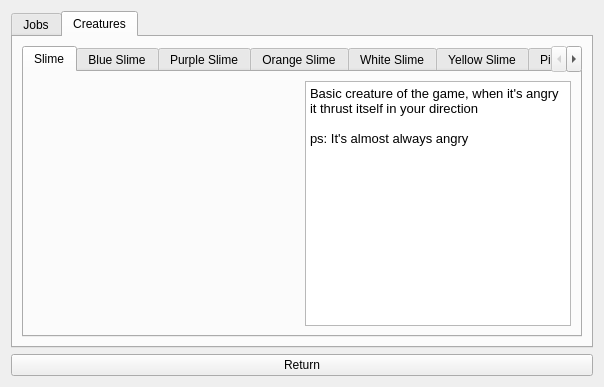
<?xml version="1.0" encoding="UTF-8"?>
<ui version="4.0">
 <class>LibraryWidget</class>
 <widget class="QWidget" name="LibraryWidget">
  <property name="geometry">
   <rect>
    <x>0</x>
    <y>0</y>
    <width>604</width>
    <height>387</height>
   </rect>
  </property>
  <property name="windowTitle">
   <string>Form</string>
  </property>
  <layout class="QGridLayout" name="gridLayout">
   <item row="0" column="0">
    <widget class="QTabWidget" name="tabWidget">
     <property name="currentIndex">
      <number>1</number>
     </property>
     <widget class="QWidget" name="tab">
      <attribute name="title">
       <string>Jobs</string>
      </attribute>
      <layout class="QGridLayout" name="gridLayout_3">
       <item row="0" column="0">
        <widget class="QTabWidget" name="jobTabWidget">
         <property name="currentIndex">
          <number>2</number>
         </property>
         <widget class="QWidget" name="widget">
          <attribute name="title">
           <string>Fighter</string>
          </attribute>
          <layout class="QGridLayout" name="gridLayout_4">
           <item row="0" column="0">
            <spacer name="verticalSpacer_3">
             <property name="orientation">
              <enum>Qt::Vertical</enum>
             </property>
             <property name="sizeHint" stdset="0">
              <size>
               <width>20</width>
               <height>40</height>
              </size>
             </property>
            </spacer>
           </item>
           <item row="3" column="0">
            <spacer name="horizontalSpacer_2">
             <property name="orientation">
              <enum>Qt::Horizontal</enum>
             </property>
             <property name="sizeHint" stdset="0">
              <size>
               <width>40</width>
               <height>20</height>
              </size>
             </property>
            </spacer>
           </item>
           <item row="1" column="0" alignment="Qt::AlignHCenter">
            <widget class="QLabel" name="label_2">
             <property name="text">
              <string>&lt;html&gt;&lt;head/&gt;&lt;body&gt;&lt;p&gt;&lt;img src=&quot;:/fighter_attack_2.png&quot;/&gt;&lt;/p&gt;&lt;/body&gt;&lt;/html&gt;</string>
             </property>
            </widget>
           </item>
           <item row="2" column="0">
            <spacer name="verticalSpacer_4">
             <property name="orientation">
              <enum>Qt::Vertical</enum>
             </property>
             <property name="sizeHint" stdset="0">
              <size>
               <width>20</width>
               <height>40</height>
              </size>
             </property>
            </spacer>
           </item>
           <item row="0" column="1" rowspan="4">
            <widget class="QTextBrowser" name="textBrowser_2">
             <property name="html">
              <string>&lt;!DOCTYPE HTML PUBLIC &quot;-//W3C//DTD HTML 4.0//EN&quot; &quot;http://www.w3.org/TR/REC-html40/strict.dtd&quot;&gt;
&lt;html&gt;&lt;head&gt;&lt;meta name=&quot;qrichtext&quot; content=&quot;1&quot; /&gt;&lt;style type=&quot;text/css&quot;&gt;
p, li { white-space: pre-wrap; }
&lt;/style&gt;&lt;/head&gt;&lt;body style=&quot; font-family:'Noto Sans'; font-size:10pt; font-weight:400; font-style:normal;&quot;&gt;
&lt;p style=&quot; margin-top:12px; margin-bottom:12px; margin-left:0px; margin-right:0px; -qt-block-indent:0; text-indent:0px;&quot;&gt;Fighter is the base job in the game.&lt;/p&gt;
&lt;p style=&quot; margin-top:12px; margin-bottom:12px; margin-left:0px; margin-right:0px; -qt-block-indent:0; text-indent:0px;&quot;&gt;Skills:&lt;/p&gt;
&lt;p style=&quot; margin-top:12px; margin-bottom:12px; margin-left:0px; margin-right:0px; -qt-block-indent:0; text-indent:0px;&quot;&gt;Walk - Walk for a certain amount&lt;/p&gt;
&lt;p style=&quot; margin-top:12px; margin-bottom:12px; margin-left:0px; margin-right:0px; -qt-block-indent:0; text-indent:0px;&quot;&gt;Basic Attack - Short range directional attack&lt;/p&gt;
&lt;p style=&quot; margin-top:12px; margin-bottom:12px; margin-left:0px; margin-right:0px; -qt-block-indent:0; text-indent:0px;&quot;&gt;Main Attributes: STR, VIT&lt;/p&gt;
&lt;p style=&quot; margin-top:12px; margin-bottom:12px; margin-left:0px; margin-right:0px; -qt-block-indent:0; text-indent:0px;&quot;&gt;Minor Attributes: WIS&lt;/p&gt;
&lt;p style=&quot; margin-top:12px; margin-bottom:12px; margin-left:0px; margin-right:0px; -qt-block-indent:0; text-indent:0px;&quot;&gt;&lt;br /&gt;&lt;/p&gt;&lt;/body&gt;&lt;/html&gt;</string>
             </property>
            </widget>
           </item>
          </layout>
         </widget>
         <widget class="QWidget" name="tab_6">
          <attribute name="title">
           <string>Ninja</string>
          </attribute>
          <layout class="QGridLayout" name="gridLayout_5">
           <item row="2" column="0" alignment="Qt::AlignHCenter">
            <widget class="QLabel" name="label_3">
             <property name="text">
              <string>&lt;html&gt;&lt;head/&gt;&lt;body&gt;&lt;p&gt;&lt;img src=&quot;:/ninja_idle.png&quot;/&gt;&lt;/p&gt;&lt;/body&gt;&lt;/html&gt;</string>
             </property>
            </widget>
           </item>
           <item row="4" column="0">
            <spacer name="horizontalSpacer">
             <property name="orientation">
              <enum>Qt::Horizontal</enum>
             </property>
             <property name="sizeHint" stdset="0">
              <size>
               <width>40</width>
               <height>20</height>
              </size>
             </property>
            </spacer>
           </item>
           <item row="3" column="0">
            <spacer name="verticalSpacer">
             <property name="orientation">
              <enum>Qt::Vertical</enum>
             </property>
             <property name="sizeHint" stdset="0">
              <size>
               <width>20</width>
               <height>40</height>
              </size>
             </property>
            </spacer>
           </item>
           <item row="1" column="0">
            <spacer name="verticalSpacer_2">
             <property name="orientation">
              <enum>Qt::Vertical</enum>
             </property>
             <property name="sizeHint" stdset="0">
              <size>
               <width>20</width>
               <height>40</height>
              </size>
             </property>
            </spacer>
           </item>
           <item row="1" column="1" rowspan="4">
            <widget class="QTextBrowser" name="textBrowser">
             <property name="html">
              <string>&lt;!DOCTYPE HTML PUBLIC &quot;-//W3C//DTD HTML 4.0//EN&quot; &quot;http://www.w3.org/TR/REC-html40/strict.dtd&quot;&gt;
&lt;html&gt;&lt;head&gt;&lt;meta name=&quot;qrichtext&quot; content=&quot;1&quot; /&gt;&lt;style type=&quot;text/css&quot;&gt;
p, li { white-space: pre-wrap; }
&lt;/style&gt;&lt;/head&gt;&lt;body style=&quot; font-family:'Noto Sans'; font-size:10pt; font-weight:400; font-style:normal;&quot;&gt;
&lt;p style=&quot; margin-top:12px; margin-bottom:12px; margin-left:0px; margin-right:0px; -qt-block-indent:0; text-indent:0px;&quot;&gt;Ninja is a class focused in speed and evading damage&lt;/p&gt;
&lt;p style=&quot; margin-top:12px; margin-bottom:12px; margin-left:0px; margin-right:0px; -qt-block-indent:0; text-indent:0px;&quot;&gt;Skills:&lt;/p&gt;
&lt;p style=&quot; margin-top:12px; margin-bottom:12px; margin-left:0px; margin-right:0px; -qt-block-indent:0; text-indent:0px;&quot;&gt;Walk - Walk for a certain amount&lt;/p&gt;
&lt;p style=&quot; margin-top:12px; margin-bottom:12px; margin-left:0px; margin-right:0px; -qt-block-indent:0; text-indent:0px;&quot;&gt;Basic Attack - Short range directional attack&lt;/p&gt;
&lt;p style=&quot; margin-top:12px; margin-bottom:12px; margin-left:0px; margin-right:0px; -qt-block-indent:0; text-indent:0px;&quot;&gt;Flee - Teleport to a random place in the map ( 1 energy )&lt;/p&gt;
&lt;p style=&quot; margin-top:12px; margin-bottom:12px; margin-left:0px; margin-right:0px; -qt-block-indent:0; text-indent:0px;&quot;&gt;Last Escape ON/OFF: Add of remove the 'Last Escape' effect, when the effect is applied the ninja will flee from attacks and will lose 10 energy, if there is no enough energy, the escape will not be performed&lt;/p&gt;
&lt;p style=&quot; margin-top:12px; margin-bottom:12px; margin-left:0px; margin-right:0px; -qt-block-indent:0; text-indent:0px;&quot;&gt;Main Attributes: DEX, AGI&lt;/p&gt;
&lt;p style=&quot; margin-top:12px; margin-bottom:12px; margin-left:0px; margin-right:0px; -qt-block-indent:0; text-indent:0px;&quot;&gt;Minor Attributes: STR, WIS&lt;/p&gt;
&lt;p style=&quot; margin-top:12px; margin-bottom:12px; margin-left:0px; margin-right:0px; -qt-block-indent:0; text-indent:0px;&quot;&gt;&lt;br /&gt;&lt;/p&gt;&lt;/body&gt;&lt;/html&gt;</string>
             </property>
            </widget>
           </item>
          </layout>
         </widget>
         <widget class="QWidget" name="tab_7">
          <attribute name="title">
           <string>Knight</string>
          </attribute>
          <layout class="QGridLayout" name="gridLayout_6">
           <item row="0" column="0">
            <spacer name="verticalSpacer_5">
             <property name="orientation">
              <enum>Qt::Vertical</enum>
             </property>
             <property name="sizeHint" stdset="0">
              <size>
               <width>20</width>
               <height>40</height>
              </size>
             </property>
            </spacer>
           </item>
           <item row="2" column="0">
            <spacer name="verticalSpacer_6">
             <property name="orientation">
              <enum>Qt::Vertical</enum>
             </property>
             <property name="sizeHint" stdset="0">
              <size>
               <width>20</width>
               <height>40</height>
              </size>
             </property>
            </spacer>
           </item>
           <item row="1" column="0" alignment="Qt::AlignHCenter">
            <widget class="QLabel" name="label">
             <property name="text">
              <string>&lt;html&gt;&lt;head/&gt;&lt;body&gt;&lt;p&gt;&lt;img src=&quot;:/knight_attack_1.png&quot;/&gt;&lt;/p&gt;&lt;/body&gt;&lt;/html&gt;</string>
             </property>
            </widget>
           </item>
           <item row="3" column="0">
            <spacer name="horizontalSpacer_3">
             <property name="orientation">
              <enum>Qt::Horizontal</enum>
             </property>
             <property name="sizeHint" stdset="0">
              <size>
               <width>40</width>
               <height>20</height>
              </size>
             </property>
            </spacer>
           </item>
           <item row="0" column="1" rowspan="4">
            <widget class="QTextBrowser" name="textBrowser_3">
             <property name="html">
              <string>&lt;!DOCTYPE HTML PUBLIC &quot;-//W3C//DTD HTML 4.0//EN&quot; &quot;http://www.w3.org/TR/REC-html40/strict.dtd&quot;&gt;
&lt;html&gt;&lt;head&gt;&lt;meta name=&quot;qrichtext&quot; content=&quot;1&quot; /&gt;&lt;style type=&quot;text/css&quot;&gt;
p, li { white-space: pre-wrap; }
&lt;/style&gt;&lt;/head&gt;&lt;body style=&quot; font-family:'Noto Sans'; font-size:10pt; font-weight:400; font-style:normal;&quot;&gt;
&lt;p style=&quot; margin-top:12px; margin-bottom:12px; margin-left:0px; margin-right:0px; -qt-block-indent:0; text-indent:0px;&quot;&gt;Knight is a job focused in defense, it has a large amount of health&lt;/p&gt;
&lt;p style=&quot; margin-top:12px; margin-bottom:12px; margin-left:0px; margin-right:0px; -qt-block-indent:0; text-indent:0px;&quot;&gt;Skills:&lt;/p&gt;
&lt;p style=&quot; margin-top:12px; margin-bottom:12px; margin-left:0px; margin-right:0px; -qt-block-indent:0; text-indent:0px;&quot;&gt;Walk - Walk for a certain amount&lt;/p&gt;
&lt;p style=&quot; margin-top:12px; margin-bottom:12px; margin-left:0px; margin-right:0px; -qt-block-indent:0; text-indent:0px;&quot;&gt;Basic Attack - Medium range directional attack&lt;/p&gt;
&lt;p style=&quot; margin-top:12px; margin-bottom:12px; margin-left:0px; margin-right:0px; -qt-block-indent:0; text-indent:0px;&quot;&gt;Rage  - Increase speed for short amoun of a time (5 energy)&lt;/p&gt;
&lt;p style=&quot; margin-top:12px; margin-bottom:12px; margin-left:0px; margin-right:0px; -qt-block-indent:0; text-indent:0px;&quot;&gt;Main Attributes: VIT, STR&lt;/p&gt;
&lt;p style=&quot; margin-top:12px; margin-bottom:12px; margin-left:0px; margin-right:0px; -qt-block-indent:0; text-indent:0px;&quot;&gt;Minor Attributes: DEX, WIS&lt;/p&gt;
&lt;p style=&quot; margin-top:12px; margin-bottom:12px; margin-left:0px; margin-right:0px; -qt-block-indent:0; text-indent:0px;&quot;&gt;obs: Strenght affects a Knight's speed, but it's effect is proportional to Agility&lt;br /&gt;&lt;/p&gt;&lt;/body&gt;&lt;/html&gt;</string>
             </property>
            </widget>
           </item>
          </layout>
         </widget>
        </widget>
       </item>
      </layout>
     </widget>
     <widget class="QWidget" name="tab_2">
      <attribute name="title">
       <string>Creatures</string>
      </attribute>
      <layout class="QGridLayout" name="gridLayout_2">
       <item row="0" column="0">
        <widget class="QTabWidget" name="creatureTabWidget">
         <property name="currentIndex">
          <number>0</number>
         </property>
         <widget class="QWidget" name="tab_8">
          <attribute name="title">
           <string>Slime</string>
          </attribute>
          <layout class="QGridLayout" name="gridLayout_7">
           <item row="1" column="0" alignment="Qt::AlignHCenter">
            <widget class="QLabel" name="label_4">
             <property name="text">
              <string>&lt;html&gt;&lt;head/&gt;&lt;body&gt;&lt;p&gt;&lt;img src=&quot;:/green_slime_library_img.png&quot;/&gt;&lt;/p&gt;&lt;/body&gt;&lt;/html&gt;</string>
             </property>
            </widget>
           </item>
           <item row="2" column="0">
            <spacer name="verticalSpacer_7">
             <property name="orientation">
              <enum>Qt::Vertical</enum>
             </property>
             <property name="sizeHint" stdset="0">
              <size>
               <width>20</width>
               <height>40</height>
              </size>
             </property>
            </spacer>
           </item>
           <item row="3" column="0">
            <spacer name="horizontalSpacer_4">
             <property name="orientation">
              <enum>Qt::Horizontal</enum>
             </property>
             <property name="sizeHint" stdset="0">
              <size>
               <width>40</width>
               <height>20</height>
              </size>
             </property>
            </spacer>
           </item>
           <item row="0" column="0">
            <spacer name="verticalSpacer_8">
             <property name="orientation">
              <enum>Qt::Vertical</enum>
             </property>
             <property name="sizeHint" stdset="0">
              <size>
               <width>20</width>
               <height>40</height>
              </size>
             </property>
            </spacer>
           </item>
           <item row="0" column="1" rowspan="4">
            <widget class="QTextBrowser" name="textBrowser_4">
             <property name="html">
              <string>&lt;!DOCTYPE HTML PUBLIC &quot;-//W3C//DTD HTML 4.0//EN&quot; &quot;http://www.w3.org/TR/REC-html40/strict.dtd&quot;&gt;
&lt;html&gt;&lt;head&gt;&lt;meta name=&quot;qrichtext&quot; content=&quot;1&quot; /&gt;&lt;style type=&quot;text/css&quot;&gt;
p, li { white-space: pre-wrap; }
&lt;/style&gt;&lt;/head&gt;&lt;body style=&quot; font-family:'Noto Sans'; font-size:10pt; font-weight:400; font-style:normal;&quot;&gt;
&lt;p style=&quot; margin-top:0px; margin-bottom:0px; margin-left:0px; margin-right:0px; -qt-block-indent:0; text-indent:0px;&quot;&gt;Basic creature of the game, when it's angry it thrust itself in your direction&lt;/p&gt;
&lt;p style=&quot;-qt-paragraph-type:empty; margin-top:0px; margin-bottom:0px; margin-left:0px; margin-right:0px; -qt-block-indent:0; text-indent:0px;&quot;&gt;&lt;br /&gt;&lt;/p&gt;
&lt;p style=&quot; margin-top:0px; margin-bottom:0px; margin-left:0px; margin-right:0px; -qt-block-indent:0; text-indent:0px;&quot;&gt;ps: It's almost always angry&lt;/p&gt;&lt;/body&gt;&lt;/html&gt;</string>
             </property>
            </widget>
           </item>
          </layout>
         </widget>
         <widget class="QWidget" name="tab_9">
          <attribute name="title">
           <string>Blue Slime</string>
          </attribute>
          <layout class="QGridLayout" name="gridLayout_8">
           <item row="2" column="0">
            <spacer name="verticalSpacer_10">
             <property name="orientation">
              <enum>Qt::Vertical</enum>
             </property>
             <property name="sizeHint" stdset="0">
              <size>
               <width>20</width>
               <height>40</height>
              </size>
             </property>
            </spacer>
           </item>
           <item row="1" column="0" alignment="Qt::AlignHCenter">
            <widget class="QLabel" name="label_6">
             <property name="text">
              <string>&lt;html&gt;&lt;head/&gt;&lt;body&gt;&lt;p&gt;&lt;img src=&quot;:/blue_slime_library_img.png&quot;/&gt;&lt;/p&gt;&lt;/body&gt;&lt;/html&gt;</string>
             </property>
            </widget>
           </item>
           <item row="0" column="0">
            <spacer name="verticalSpacer_9">
             <property name="orientation">
              <enum>Qt::Vertical</enum>
             </property>
             <property name="sizeHint" stdset="0">
              <size>
               <width>20</width>
               <height>40</height>
              </size>
             </property>
            </spacer>
           </item>
           <item row="3" column="0">
            <spacer name="horizontalSpacer_5">
             <property name="orientation">
              <enum>Qt::Horizontal</enum>
             </property>
             <property name="sizeHint" stdset="0">
              <size>
               <width>40</width>
               <height>20</height>
              </size>
             </property>
            </spacer>
           </item>
           <item row="0" column="1" rowspan="4">
            <widget class="QTextBrowser" name="textBrowser_5">
             <property name="html">
              <string>&lt;!DOCTYPE HTML PUBLIC &quot;-//W3C//DTD HTML 4.0//EN&quot; &quot;http://www.w3.org/TR/REC-html40/strict.dtd&quot;&gt;
&lt;html&gt;&lt;head&gt;&lt;meta name=&quot;qrichtext&quot; content=&quot;1&quot; /&gt;&lt;style type=&quot;text/css&quot;&gt;
p, li { white-space: pre-wrap; }
&lt;/style&gt;&lt;/head&gt;&lt;body style=&quot; font-family:'Noto Sans'; font-size:10pt; font-weight:400; font-style:normal;&quot;&gt;
&lt;p style=&quot; margin-top:0px; margin-bottom:0px; margin-left:0px; margin-right:0px; -qt-block-indent:0; text-indent:0px;&quot;&gt;aka: Fast Slime&lt;/p&gt;
&lt;p style=&quot; margin-top:0px; margin-bottom:0px; margin-left:0px; margin-right:0px; -qt-block-indent:0; text-indent:0px;&quot;&gt;They're very similar to nomal slimes, but they're faster&lt;/p&gt;&lt;/body&gt;&lt;/html&gt;</string>
             </property>
            </widget>
           </item>
          </layout>
         </widget>
         <widget class="QWidget" name="tab_10">
          <attribute name="title">
           <string>Purple Slime</string>
          </attribute>
          <layout class="QGridLayout" name="gridLayout_9">
           <item row="1" column="0" alignment="Qt::AlignHCenter">
            <widget class="QLabel" name="label_5">
             <property name="text">
              <string>&lt;html&gt;&lt;head/&gt;&lt;body&gt;&lt;p&gt;&lt;img src=&quot;:/purple_slime_library_img.png&quot;/&gt;&lt;/p&gt;&lt;/body&gt;&lt;/html&gt;</string>
             </property>
            </widget>
           </item>
           <item row="0" column="0">
            <spacer name="verticalSpacer_11">
             <property name="orientation">
              <enum>Qt::Vertical</enum>
             </property>
             <property name="sizeHint" stdset="0">
              <size>
               <width>20</width>
               <height>40</height>
              </size>
             </property>
            </spacer>
           </item>
           <item row="3" column="0">
            <spacer name="horizontalSpacer_6">
             <property name="orientation">
              <enum>Qt::Horizontal</enum>
             </property>
             <property name="sizeHint" stdset="0">
              <size>
               <width>40</width>
               <height>20</height>
              </size>
             </property>
            </spacer>
           </item>
           <item row="2" column="0">
            <spacer name="verticalSpacer_12">
             <property name="orientation">
              <enum>Qt::Vertical</enum>
             </property>
             <property name="sizeHint" stdset="0">
              <size>
               <width>20</width>
               <height>40</height>
              </size>
             </property>
            </spacer>
           </item>
           <item row="0" column="1" rowspan="4">
            <widget class="QTextBrowser" name="textBrowser_6">
             <property name="html">
              <string>&lt;!DOCTYPE HTML PUBLIC &quot;-//W3C//DTD HTML 4.0//EN&quot; &quot;http://www.w3.org/TR/REC-html40/strict.dtd&quot;&gt;
&lt;html&gt;&lt;head&gt;&lt;meta name=&quot;qrichtext&quot; content=&quot;1&quot; /&gt;&lt;style type=&quot;text/css&quot;&gt;
p, li { white-space: pre-wrap; }
&lt;/style&gt;&lt;/head&gt;&lt;body style=&quot; font-family:'Noto Sans'; font-size:10pt; font-weight:400; font-style:normal;&quot;&gt;
&lt;p style=&quot; margin-top:0px; margin-bottom:0px; margin-left:0px; margin-right:0px; -qt-block-indent:0; text-indent:0px;&quot;&gt;aka: Immortal Slime&lt;/p&gt;
&lt;p style=&quot; margin-top:0px; margin-bottom:0px; margin-left:0px; margin-right:0px; -qt-block-indent:0; text-indent:0px;&quot;&gt;They are very difficult to kill, but they are harmless, even if they want to hit you they are to slow to do it&lt;/p&gt;&lt;/body&gt;&lt;/html&gt;</string>
             </property>
            </widget>
           </item>
          </layout>
         </widget>
         <widget class="QWidget" name="tab_11">
          <attribute name="title">
           <string>Orange Slime</string>
          </attribute>
          <layout class="QGridLayout" name="gridLayout_10">
           <item row="0" column="0">
            <spacer name="verticalSpacer_14">
             <property name="orientation">
              <enum>Qt::Vertical</enum>
             </property>
             <property name="sizeHint" stdset="0">
              <size>
               <width>20</width>
               <height>40</height>
              </size>
             </property>
            </spacer>
           </item>
           <item row="1" column="0" alignment="Qt::AlignHCenter">
            <widget class="QLabel" name="label_7">
             <property name="text">
              <string>&lt;html&gt;&lt;head/&gt;&lt;body&gt;&lt;p&gt;&lt;img src=&quot;:/orange_slime_library_img.png&quot;/&gt;&lt;/p&gt;&lt;/body&gt;&lt;/html&gt;</string>
             </property>
            </widget>
           </item>
           <item row="2" column="0">
            <spacer name="verticalSpacer_13">
             <property name="orientation">
              <enum>Qt::Vertical</enum>
             </property>
             <property name="sizeHint" stdset="0">
              <size>
               <width>20</width>
               <height>40</height>
              </size>
             </property>
            </spacer>
           </item>
           <item row="3" column="0">
            <spacer name="horizontalSpacer_7">
             <property name="orientation">
              <enum>Qt::Horizontal</enum>
             </property>
             <property name="sizeHint" stdset="0">
              <size>
               <width>40</width>
               <height>20</height>
              </size>
             </property>
            </spacer>
           </item>
           <item row="0" column="1" rowspan="4">
            <widget class="QTextBrowser" name="textBrowser_7">
             <property name="html">
              <string>&lt;!DOCTYPE HTML PUBLIC &quot;-//W3C//DTD HTML 4.0//EN&quot; &quot;http://www.w3.org/TR/REC-html40/strict.dtd&quot;&gt;
&lt;html&gt;&lt;head&gt;&lt;meta name=&quot;qrichtext&quot; content=&quot;1&quot; /&gt;&lt;style type=&quot;text/css&quot;&gt;
p, li { white-space: pre-wrap; }
&lt;/style&gt;&lt;/head&gt;&lt;body style=&quot; font-family:'Noto Sans'; font-size:10pt; font-weight:400; font-style:normal;&quot;&gt;
&lt;p style=&quot; margin-top:0px; margin-bottom:0px; margin-left:0px; margin-right:0px; -qt-block-indent:0; text-indent:0px;&quot;&gt;aka: Crazy Slime&lt;/p&gt;
&lt;p style=&quot; margin-top:0px; margin-bottom:0px; margin-left:0px; margin-right:0px; -qt-block-indent:0; text-indent:0px;&quot;&gt;These slimes seems to have some problems, anything they have no sense at all&lt;/p&gt;&lt;/body&gt;&lt;/html&gt;</string>
             </property>
            </widget>
           </item>
          </layout>
         </widget>
         <widget class="QWidget" name="tab_12">
          <attribute name="title">
           <string>White Slime</string>
          </attribute>
          <layout class="QGridLayout" name="gridLayout_11">
           <item row="3" column="0">
            <spacer name="horizontalSpacer_8">
             <property name="orientation">
              <enum>Qt::Horizontal</enum>
             </property>
             <property name="sizeHint" stdset="0">
              <size>
               <width>40</width>
               <height>20</height>
              </size>
             </property>
            </spacer>
           </item>
           <item row="0" column="0">
            <spacer name="verticalSpacer_15">
             <property name="orientation">
              <enum>Qt::Vertical</enum>
             </property>
             <property name="sizeHint" stdset="0">
              <size>
               <width>20</width>
               <height>40</height>
              </size>
             </property>
            </spacer>
           </item>
           <item row="1" column="0" alignment="Qt::AlignHCenter">
            <widget class="QLabel" name="label_8">
             <property name="text">
              <string>&lt;html&gt;&lt;head/&gt;&lt;body&gt;&lt;p&gt;&lt;img src=&quot;:/white_slime_library_img.png&quot;/&gt;&lt;/p&gt;&lt;/body&gt;&lt;/html&gt;</string>
             </property>
            </widget>
           </item>
           <item row="2" column="0">
            <spacer name="verticalSpacer_16">
             <property name="orientation">
              <enum>Qt::Vertical</enum>
             </property>
             <property name="sizeHint" stdset="0">
              <size>
               <width>20</width>
               <height>40</height>
              </size>
             </property>
            </spacer>
           </item>
           <item row="0" column="1" rowspan="4">
            <widget class="QTextBrowser" name="textBrowser_8">
             <property name="html">
              <string>&lt;!DOCTYPE HTML PUBLIC &quot;-//W3C//DTD HTML 4.0//EN&quot; &quot;http://www.w3.org/TR/REC-html40/strict.dtd&quot;&gt;
&lt;html&gt;&lt;head&gt;&lt;meta name=&quot;qrichtext&quot; content=&quot;1&quot; /&gt;&lt;style type=&quot;text/css&quot;&gt;
p, li { white-space: pre-wrap; }
&lt;/style&gt;&lt;/head&gt;&lt;body style=&quot; font-family:'Noto Sans'; font-size:10pt; font-weight:400; font-style:normal;&quot;&gt;
&lt;p style=&quot; margin-top:0px; margin-bottom:0px; margin-left:0px; margin-right:0px; -qt-block-indent:0; text-indent:0px;&quot;&gt;aka: Ghost Slime&lt;/p&gt;
&lt;p style=&quot; margin-top:0px; margin-bottom:0px; margin-left:0px; margin-right:0px; -qt-block-indent:0; text-indent:0px;&quot;&gt;These slimes are extremely fast, it's very hard to hit them, fortunately one hit normally is enough&lt;/p&gt;&lt;/body&gt;&lt;/html&gt;</string>
             </property>
            </widget>
           </item>
          </layout>
         </widget>
         <widget class="QWidget" name="tab_3">
          <attribute name="title">
           <string>Yellow Slime</string>
          </attribute>
          <layout class="QGridLayout" name="gridLayout_12">
           <item row="1" column="0" alignment="Qt::AlignHCenter">
            <widget class="QLabel" name="label_9">
             <property name="text">
              <string>&lt;html&gt;&lt;head/&gt;&lt;body&gt;&lt;p&gt;&lt;img src=&quot;:/yellow_slime_library_img.png&quot;/&gt;&lt;/p&gt;&lt;/body&gt;&lt;/html&gt;</string>
             </property>
            </widget>
           </item>
           <item row="2" column="0">
            <spacer name="verticalSpacer_18">
             <property name="orientation">
              <enum>Qt::Vertical</enum>
             </property>
             <property name="sizeHint" stdset="0">
              <size>
               <width>20</width>
               <height>40</height>
              </size>
             </property>
            </spacer>
           </item>
           <item row="0" column="0">
            <spacer name="verticalSpacer_17">
             <property name="orientation">
              <enum>Qt::Vertical</enum>
             </property>
             <property name="sizeHint" stdset="0">
              <size>
               <width>20</width>
               <height>40</height>
              </size>
             </property>
            </spacer>
           </item>
           <item row="3" column="0">
            <spacer name="horizontalSpacer_9">
             <property name="orientation">
              <enum>Qt::Horizontal</enum>
             </property>
             <property name="sizeHint" stdset="0">
              <size>
               <width>40</width>
               <height>20</height>
              </size>
             </property>
            </spacer>
           </item>
           <item row="0" column="1" rowspan="4">
            <widget class="QTextBrowser" name="textBrowser_9">
             <property name="html">
              <string>&lt;!DOCTYPE HTML PUBLIC &quot;-//W3C//DTD HTML 4.0//EN&quot; &quot;http://www.w3.org/TR/REC-html40/strict.dtd&quot;&gt;
&lt;html&gt;&lt;head&gt;&lt;meta name=&quot;qrichtext&quot; content=&quot;1&quot; /&gt;&lt;style type=&quot;text/css&quot;&gt;
p, li { white-space: pre-wrap; }
&lt;/style&gt;&lt;/head&gt;&lt;body style=&quot; font-family:'Noto Sans'; font-size:10pt; font-weight:400; font-style:normal;&quot;&gt;
&lt;p style=&quot; margin-top:0px; margin-bottom:0px; margin-left:0px; margin-right:0px; -qt-block-indent:0; text-indent:0px;&quot;&gt;aka: Timid Slime&lt;/p&gt;
&lt;p style=&quot; margin-top:0px; margin-bottom:0px; margin-left:0px; margin-right:0px; -qt-block-indent:0; text-indent:0px;&quot;&gt;These ones are very similar to normal slimes, they're just a little bit more timids&lt;/p&gt;&lt;/body&gt;&lt;/html&gt;</string>
             </property>
            </widget>
           </item>
          </layout>
         </widget>
         <widget class="QWidget" name="tab_4">
          <attribute name="title">
           <string>Pink Slime</string>
          </attribute>
          <layout class="QGridLayout" name="gridLayout_13">
           <item row="1" column="0" alignment="Qt::AlignHCenter">
            <widget class="QLabel" name="label_10">
             <property name="text">
              <string>&lt;html&gt;&lt;head/&gt;&lt;body&gt;&lt;p&gt;&lt;img src=&quot;:/pink_slime_library_img.png&quot;/&gt;&lt;/p&gt;&lt;/body&gt;&lt;/html&gt;</string>
             </property>
            </widget>
           </item>
           <item row="2" column="0">
            <spacer name="verticalSpacer_19">
             <property name="orientation">
              <enum>Qt::Vertical</enum>
             </property>
             <property name="sizeHint" stdset="0">
              <size>
               <width>20</width>
               <height>40</height>
              </size>
             </property>
            </spacer>
           </item>
           <item row="3" column="0">
            <spacer name="horizontalSpacer_10">
             <property name="orientation">
              <enum>Qt::Horizontal</enum>
             </property>
             <property name="sizeHint" stdset="0">
              <size>
               <width>40</width>
               <height>20</height>
              </size>
             </property>
            </spacer>
           </item>
           <item row="0" column="0">
            <spacer name="verticalSpacer_20">
             <property name="orientation">
              <enum>Qt::Vertical</enum>
             </property>
             <property name="sizeHint" stdset="0">
              <size>
               <width>20</width>
               <height>40</height>
              </size>
             </property>
            </spacer>
           </item>
           <item row="0" column="1" rowspan="4">
            <widget class="QTextBrowser" name="textBrowser_10">
             <property name="html">
              <string>&lt;!DOCTYPE HTML PUBLIC &quot;-//W3C//DTD HTML 4.0//EN&quot; &quot;http://www.w3.org/TR/REC-html40/strict.dtd&quot;&gt;
&lt;html&gt;&lt;head&gt;&lt;meta name=&quot;qrichtext&quot; content=&quot;1&quot; /&gt;&lt;style type=&quot;text/css&quot;&gt;
p, li { white-space: pre-wrap; }
&lt;/style&gt;&lt;/head&gt;&lt;body style=&quot; font-family:'Noto Sans'; font-size:10pt; font-weight:400; font-style:normal;&quot;&gt;
&lt;p style=&quot; margin-top:0px; margin-bottom:0px; margin-left:0px; margin-right:0px; -qt-block-indent:0; text-indent:0px;&quot;&gt;aka: Pacific Slime&lt;/p&gt;
&lt;p style=&quot; margin-top:0px; margin-bottom:0px; margin-left:0px; margin-right:0px; -qt-block-indent:0; text-indent:0px;&quot;&gt;They do not attack first, but they are able to defend themselves&lt;/p&gt;&lt;/body&gt;&lt;/html&gt;</string>
             </property>
            </widget>
           </item>
          </layout>
         </widget>
         <widget class="QWidget" name="tab_5">
          <attribute name="title">
           <string>Monster Plant</string>
          </attribute>
          <layout class="QGridLayout" name="gridLayout_14">
           <item row="0" column="0">
            <spacer name="verticalSpacer_21">
             <property name="orientation">
              <enum>Qt::Vertical</enum>
             </property>
             <property name="sizeHint" stdset="0">
              <size>
               <width>20</width>
               <height>40</height>
              </size>
             </property>
            </spacer>
           </item>
           <item row="4" column="0">
            <spacer name="horizontalSpacer_11">
             <property name="orientation">
              <enum>Qt::Horizontal</enum>
             </property>
             <property name="sizeHint" stdset="0">
              <size>
               <width>40</width>
               <height>20</height>
              </size>
             </property>
            </spacer>
           </item>
           <item row="1" column="0" rowspan="2" alignment="Qt::AlignHCenter">
            <widget class="QLabel" name="label_11">
             <property name="text">
              <string>&lt;html&gt;&lt;head/&gt;&lt;body&gt;&lt;p&gt;&lt;img src=&quot;:/monsterplant_img1.png&quot;/&gt;&lt;/p&gt;&lt;/body&gt;&lt;/html&gt;</string>
             </property>
             <property name="scaledContents">
              <bool>false</bool>
             </property>
            </widget>
           </item>
           <item row="3" column="0">
            <spacer name="verticalSpacer_22">
             <property name="orientation">
              <enum>Qt::Vertical</enum>
             </property>
             <property name="sizeHint" stdset="0">
              <size>
               <width>20</width>
               <height>40</height>
              </size>
             </property>
            </spacer>
           </item>
           <item row="0" column="1" rowspan="5">
            <widget class="QTextBrowser" name="textBrowser_11">
             <property name="html">
              <string>&lt;!DOCTYPE HTML PUBLIC &quot;-//W3C//DTD HTML 4.0//EN&quot; &quot;http://www.w3.org/TR/REC-html40/strict.dtd&quot;&gt;
&lt;html&gt;&lt;head&gt;&lt;meta name=&quot;qrichtext&quot; content=&quot;1&quot; /&gt;&lt;style type=&quot;text/css&quot;&gt;
p, li { white-space: pre-wrap; }
&lt;/style&gt;&lt;/head&gt;&lt;body style=&quot; font-family:'Noto Sans'; font-size:10pt; font-weight:400; font-style:normal;&quot;&gt;
&lt;p style=&quot; margin-top:0px; margin-bottom:0px; margin-left:0px; margin-right:0px; -qt-block-indent:0; text-indent:0px;&quot;&gt;Despite it's appearence this creature is actually very dangerous for any beginner adventurer&lt;/p&gt;
&lt;p style=&quot; margin-top:0px; margin-bottom:0px; margin-left:0px; margin-right:0px; -qt-block-indent:0; text-indent:0px;&quot;&gt;This monster is slow but attack all thing around them, so be aware&lt;/p&gt;&lt;/body&gt;&lt;/html&gt;</string>
             </property>
            </widget>
           </item>
          </layout>
         </widget>
        </widget>
       </item>
      </layout>
     </widget>
    </widget>
   </item>
   <item row="1" column="0">
    <widget class="QPushButton" name="returnButton">
     <property name="text">
      <string>Return</string>
     </property>
    </widget>
   </item>
  </layout>
 </widget>
 <resources/>
 <connections/>
</ui>
